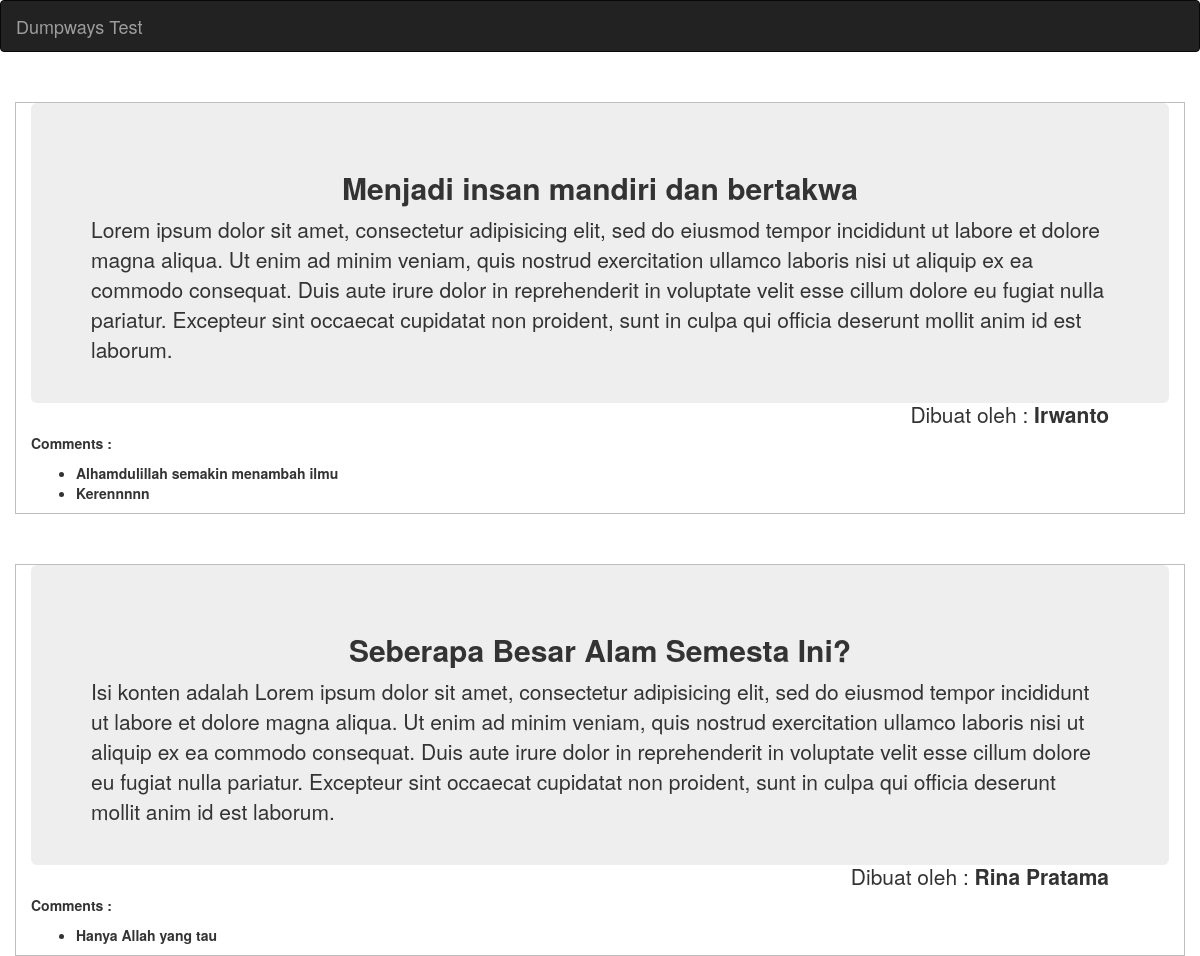
/7B/index.php, run on the app's committed database.
### tables this page shows
CREATE TABLE `posts` (
  `id` int(5) NOT NULL,
  `title` varchar(80) NOT NULL,
  `content` text NOT NULL,
  `createdBy` varchar(80) NOT NULL
);

CREATE TABLE `users` (
  `id` int(5) NOT NULL,
  `username` varchar(60) NOT NULL
);

CREATE TABLE `comments` (
  `id` int(5) NOT NULL,
  `comment` text NOT NULL,
  `postId` int(5) NOT NULL
);

### 7B/index.php (the view, shortened to what this page needs)
<?php
  include('koneksi.php');
?>
<!DOCTYPE html>
<html>
  <head>
  	<link rel="stylesheet" type="text/css" href="css/style.css">
  	<link rel="stylesheet" type="text/css" href="css/bootstrap.css">
  	<link rel="stylesheet" type="text/css" href="css/bootstrap.min.css">
  </head>
  <body>
  <nav class="navbar navbar-inverse">
    <div class="navbar-header">
      <a class="navbar-brand" href="#">Dumpways Test</a>
    </div>
  </nav>
  <?php
    $sql=mysqli_query($konek,"SELECT posts.title, posts.id, posts.content, users.username FROM posts, users WHERE posts.createdBy=users.id") or die (mysqli_error());
    while($data = mysqli_fetch_array($sql)){
    $postid=$data['id'];
  ?>
    <div class="container">
      <div class="jumbotron">
        <h2 align="center"><b><?php echo $data['title'] ?></h1>
        <p><?php echo $data['content'] ?></p>
        <p class="created">Dibuat oleh : <b><?php echo $data['username'] ?></b></p>
      </div>
      <p>Comments :</p>
      <ul class="comment">
        <?php
          $comment=mysqli_query($konek,"SELECT * FROM comments WHERE comments.postId=$postid") or die (mysql_error());
          while($datac = mysqli_fetch_array($comment)) {
        ?>
      	<li><?php echo $datac['comment'] ?></li>
        <?php } ?>
      </ul>
    </div>
  <?php
  }
  ?>
  </body>
</html>

### 7B/css/style.css (style rules this page uses)
* { padding: 0; margin: 0; }
.container { border: 1px solid #BEBEBE; margin-top: 50px; }
.created { float: right; margin-top: 20px; margin-bottom: 20px; }
.comment li { margin-left: 45px; }
.jumbotron { height: 300px; }

### data on the page
posts: title "Menjadi insan mandiri dan bertakwa", content "Lorem ipsum dolor sit amet, consectetur adipisicing elit, sed do eiusmod tempor incididunt ut labore et dolore magna aliqua. Ut enim ad minim veniam, quis nostrud exercitation ullamco laboris nisi ut aliquip ex ea commodo consequat. Duis aute irure dolor in reprehenderit in voluptate velit esse cillum dolore eu fugiat nulla pariatur. Excepteur sint occaecat cupidatat non proident, sunt in culpa qui officia deserunt mollit anim id est laborum.", users.username "Irwanto"
comments: comment "Alhamdulillah semakin menambah ilmu"
comments: comment "Kerennnnn"
posts: title "Seberapa Besar Alam Semesta Ini?", content "Isi konten adalah Lorem ipsum dolor sit amet, consectetur adipisicing elit, sed do eiusmod tempor incididunt ut labore et dolore magna aliqua. Ut enim ad minim veniam, quis nostrud exercitation ullamco laboris nisi ut aliquip ex ea commodo consequat. Duis aute irure dolor in reprehenderit in voluptate velit esse cillum dolore eu fugiat nulla pariatur. Excepteur sint occaecat cupidatat non proident, sunt in culpa qui officia deserunt mollit anim id est laborum.", users.username "Rina Pratama"
comments: comment "Hanya Allah yang tau"
